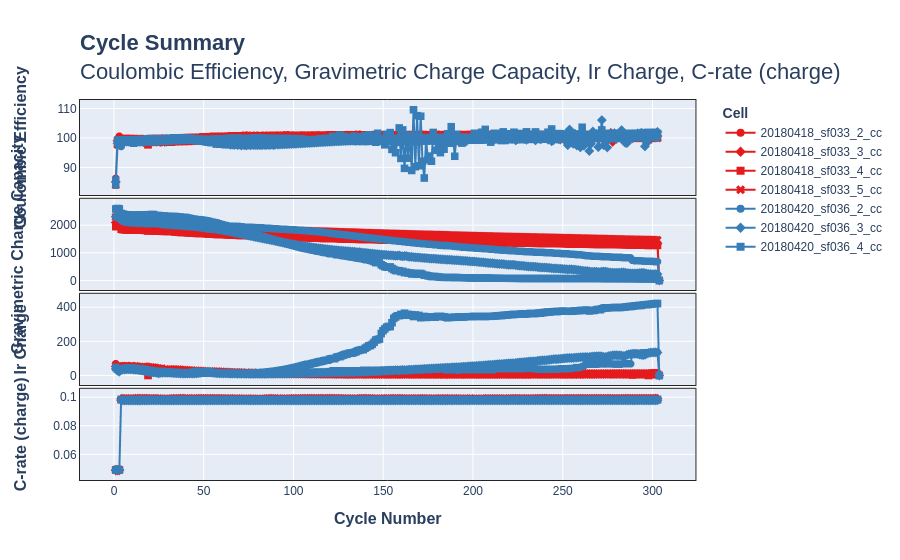

The notebook cell this image was saved under:
### Markdown cell above
To get a visual overview over all cells in your cellpy batch object, we can use the convenient `b.plot()` function. This plots the charge capacity, coulombic efficiency and resistance vs. cycle number. Setting `rate=True` adds a plot of C-rates.

### Code cell
b.plot(rate=True)

### Figure 1 — Plotly figure (JSON) as saved in the notebook; plotly's stock layout.template omitted (floating-point values rounded to 4 significant figures; data arrays with more than 128 entries replaced by an {"elided": "..."} marker saying what was removed)
{"data": [{"hovertemplate": "20180418_sf033_2_cc<br>Group=1<br>Sub-group=1<br>Variable=coulombic_efficiency<br>Cycle number=%{x}<br>Value=%{y}<extra></extra>", "legendgroup": "1", "line": {"color": "rgb(228,26,28)", "dash": "solid"}, "marker": {"size": 8, "symbol": "circle"}, "mode": "lines+markers", "name": "20180418_sf033_2_cc", "showlegend": true, "type": "scattergl", "x": {"elided": "304 int values"}, "xaxis": "x4", "y": {"elided": "304 float values"}, "yaxis": "y4"}, {"hovertemplate": "20180418_sf033_2_cc<br>Group=1<br>Sub-group=1<br>Variable=charge_capacity_gravimetric<br>Cycle number=%{x}<br>Value=%{y}<extra></extra>", "legendgroup": "1", "line": {"color": "rgb(228,26,28)", "dash": "solid"}, "marker": {"size": 8, "symbol": "circle"}, "mode": "lines+markers", "name": "20180418_sf033_2_cc", "showlegend": false, "type": "scattergl", "x": {"elided": "304 int values"}, "xaxis": "x3", "y": {"elided": "304 float values"}, "yaxis": "y3"}, {"hovertemplate": "20180418_sf033_2_cc<br>Group=1<br>Sub-group=1<br>Variable=ir_charge<br>Cycle number=%{x}<br>Value=%{y}<extra></extra>", "legendgroup": "1", "line": {"color": "rgb(228,26,28)", "dash": "solid"}, "marker": {"size": 8, "symbol": "circle"}, "mode": "lines+markers", "name": "20180418_sf033_2_cc", "showlegend": false, "type": "scattergl", "x": {"elided": "304 int values"}, "xaxis": "x2", "y": {"elided": "304 float values"}, "yaxis": "y2"}, {"hovertemplate": "20180418_sf033_2_cc<br>Group=1<br>Sub-group=1<br>Variable=charge_c_rate<br>Cycle number=%{x}<br>Value=%{y}<extra></extra>", "legendgroup": "1", "line": {"color": "rgb(228,26,28)", "dash": "solid"}, "marker": {"size": 8, "symbol": "circle"}, "mode": "lines+markers", "name": "20180418_sf033_2_cc", "showlegend": false, "type": "scattergl", "x": {"elided": "304 int values"}, "xaxis": "x", "y": {"elided": "304 float values"}, "yaxis": "y"}, {"hovertemplate": "20180418_sf033_3_cc<br>Group=1<br>Sub-group=2<br>Variable=coulombic_efficiency<br>Cycle number=%{x}<br>Value=%{y}<extra></extra>", "legendgroup": "1", "line": {"color": "rgb(228,26,28)", "dash": "solid"}, "marker": {"size": 8, "symbol": "diamond"}, "mode": "lines+markers", "name": "20180418_sf033_3_cc", "showlegend": true, "type": "scattergl", "x": {"elided": "304 int values"}, "xaxis": "x4", "y": {"elided": "304 float values"}, "yaxis": "y4"}, {"hovertemplate": "20180418_sf033_3_cc<br>Group=1<br>Sub-group=2<br>Variable=charge_capacity_gravimetric<br>Cycle number=%{x}<br>Value=%{y}<extra></extra>", "legendgroup": "1", "line": {"color": "rgb(228,26,28)", "dash": "solid"}, "marker": {"size": 8, "symbol": "diamond"}, "mode": "lines+markers", "name": "20180418_sf033_3_cc", "showlegend": false, "type": "scattergl", "x": {"elided": "304 int values"}, "xaxis": "x3", "y": {"elided": "304 float values"}, "yaxis": "y3"}, {"hovertemplate": "20180418_sf033_3_cc<br>Group=1<br>Sub-group=2<br>Variable=ir_charge<br>Cycle number=%{x}<br>Value=%{y}<extra></extra>", "legendgroup": "1", "line": {"color": "rgb(228,26,28)", "dash": "solid"}, "marker": {"size": 8, "symbol": "diamond"}, "mode": "lines+markers", "name": "20180418_sf033_3_cc", "showlegend": false, "type": "scattergl", "x": {"elided": "304 int values"}, "xaxis": "x2", "y": {"elided": "304 float values"}, "yaxis": "y2"}, {"hovertemplate": "20180418_sf033_3_cc<br>Group=1<br>Sub-group=2<br>Variable=charge_c_rate<br>Cycle number=%{x}<br>Value=%{y}<extra></extra>", "legendgroup": "1", "line": {"color": "rgb(228,26,28)", "dash": "solid"}, "marker": {"size": 8, "symbol": "diamond"}, "mode": "lines+markers", "name": "20180418_sf033_3_cc", "showlegend": false, "type": "scattergl", "x": {"elided": "304 int values"}, "xaxis": "x", "y": {"elided": "304 float values"}, "yaxis": "y"}, {"hovertemplate": "20180418_sf033_4_cc<br>Group=1<br>Sub-group=3<br>Variable=coulombic_efficiency<br>Cycle number=%{x}<br>Value=%{y}<extra></extra>", "legendgroup": "1", "line": {"color": "rgb(228,26,28)", "dash": "solid"}, "marker": {"size": 8, "symbol": "square"}, "mode": "lines+markers", "name": "20180418_sf033_4_cc", "showlegend": true, "type": "scattergl", "x": {"elided": "304 int values"}, "xaxis": "x4", "y": {"elided": "304 float values"}, "yaxis": "y4"}, {"hovertemplate": "20180418_sf033_4_cc<br>Group=1<br>Sub-group=3<br>Variable=charge_capacity_gravimetric<br>Cycle number=%{x}<br>Value=%{y}<extra></extra>", "legendgroup": "1", "line": {"color": "rgb(228,26,28)", "dash": "solid"}, "marker": {"size": 8, "symbol": "square"}, "mode": "lines+markers", "name": "20180418_sf033_4_cc", "showlegend": false, "type": "scattergl", "x": {"elided": "304 int values"}, "xaxis": "x3", "y": {"elided": "304 float values"}, "yaxis": "y3"}, {"hovertemplate": "20180418_sf033_4_cc<br>Group=1<br>Sub-group=3<br>Variable=ir_charge<br>Cycle number=%{x}<br>Value=%{y}<extra></extra>", "legendgroup": "1", "line": {"color": "rgb(228,26,28)", "dash": "solid"}, "marker": {"size": 8, "symbol": "square"}, "mode": "lines+markers", "name": "20180418_sf033_4_cc", "showlegend": false, "type": "scattergl", "x": {"elided": "304 int values"}, "xaxis": "x2", "y": {"elided": "304 float values"}, "yaxis": "y2"}, {"hovertemplate": "20180418_sf033_4_cc<br>Group=1<br>Sub-group=3<br>Variable=charge_c_rate<br>Cycle number=%{x}<br>Value=%{y}<extra></extra>", "legendgroup": "1", "line": {"color": "rgb(228,26,28)", "dash": "solid"}, "marker": {"size": 8, "symbol": "square"}, "mode": "lines+markers", "name": "20180418_sf033_4_cc", "showlegend": false, "type": "scattergl", "x": {"elided": "304 int values"}, "xaxis": "x", "y": {"elided": "304 float values"}, "yaxis": "y"}, {"hovertemplate": "20180418_sf033_5_cc<br>Group=1<br>Sub-group=4<br>Variable=coulombic_efficiency<br>Cycle number=%{x}<br>Value=%{y}<extra></extra>", "legendgroup": "1", "line": {"color": "rgb(228,26,28)", "dash": "solid"}, "marker": {"size": 8, "symbol": "x"}, "mode": "lines+markers", "name": "20180418_sf033_5_cc", "showlegend": true, "type": "scattergl", "x": {"elided": "304 int values"}, "xaxis": "x4", "y": {"elided": "304 float values"}, "yaxis": "y4"}, {"hovertemplate": "20180418_sf033_5_cc<br>Group=1<br>Sub-group=4<br>Variable=charge_capacity_gravimetric<br>Cycle number=%{x}<br>Value=%{y}<extra></extra>", "legendgroup": "1", "line": {"color": "rgb(228,26,28)", "dash": "solid"}, "marker": {"size": 8, "symbol": "x"}, "mode": "lines+markers", "name": "20180418_sf033_5_cc", "showlegend": false, "type": "scattergl", "x": {"elided": "304 int values"}, "xaxis": "x3", "y": {"elided": "304 float values"}, "yaxis": "y3"}, {"hovertemplate": "20180418_sf033_5_cc<br>Group=1<br>Sub-group=4<br>Variable=ir_charge<br>Cycle number=%{x}<br>Value=%{y}<extra></extra>", "legendgroup": "1", "line": {"color": "rgb(228,26,28)", "dash": "solid"}, "marker": {"size": 8, "symbol": "x"}, "mode": "lines+markers", "name": "20180418_sf033_5_cc", "showlegend": false, "type": "scattergl", "x": {"elided": "304 int values"}, "xaxis": "x2", "y": {"elided": "304 float values"}, "yaxis": "y2"}, {"hovertemplate": "20180418_sf033_5_cc<br>Group=1<br>Sub-group=4<br>Variable=charge_c_rate<br>Cycle number=%{x}<br>Value=%{y}<extra></extra>", "legendgroup": "1", "line": {"color": "rgb(228,26,28)", "dash": "solid"}, "marker": {"size": 8, "symbol": "x"}, "mode": "lines+markers", "name": "20180418_sf033_5_cc", "showlegend": false, "type": "scattergl", "x": {"elided": "304 int values"}, "xaxis": "x", "y": {"elided": "304 float values"}, "yaxis": "y"}, {"hovertemplate": "20180420_sf036_2_cc<br>Group=2<br>Sub-group=1<br>Variable=coulombic_efficiency<br>Cycle number=%{x}<br>Value=%{y}<extra></extra>", "legendgroup": "2", "line": {"color": "rgb(55,126,184)", "dash": "solid"}, "marker": {"size": 8, "symbol": "circle"}, "mode": "lines+markers", "name": "20180420_sf036_2_cc", "showlegend": true, "type": "scattergl", "x": {"elided": "304 int values"}, "xaxis": "x4", "y": {"elided": "304 float values"}, "yaxis": "y4"}, {"hovertemplate": "20180420_sf036_2_cc<br>Group=2<br>Sub-group=1<br>Variable=charge_capacity_gravimetric<br>Cycle number=%{x}<br>Value=%{y}<extra></extra>", "legendgroup": "2", "line": {"color": "rgb(55,126,184)", "dash": "solid"}, "marker": {"size": 8, "symbol": "circle"}, "mode": "lines+markers", "name": "20180420_sf036_2_cc", "showlegend": false, "type": "scattergl", "x": {"elided": "304 int values"}, "xaxis": "x3", "y": {"elided": "304 float values"}, "yaxis": "y3"}, {"hovertemplate": "20180420_sf036_2_cc<br>Group=2<br>Sub-group=1<br>Variable=ir_charge<br>Cycle number=%{x}<br>Value=%{y}<extra></extra>", "legendgroup": "2", "line": {"color": "rgb(55,126,184)", "dash": "solid"}, "marker": {"size": 8, "symbol": "circle"}, "mode": "lines+markers", "name": "20180420_sf036_2_cc", "showlegend": false, "type": "scattergl", "x": {"elided": "304 int values"}, "xaxis": "x2", "y": {"elided": "304 float values"}, "yaxis": "y2"}, {"hovertemplate": "20180420_sf036_2_cc<br>Group=2<br>Sub-group=1<br>Variable=charge_c_rate<br>Cycle number=%{x}<br>Value=%{y}<extra></extra>", "legendgroup": "2", "line": {"color": "rgb(55,126,184)", "dash": "solid"}, "marker": {"size": 8, "symbol": "circle"}, "mode": "lines+markers", "name": "20180420_sf036_2_cc", "showlegend": false, "type": "scattergl", "x": {"elided": "304 int values"}, "xaxis": "x", "y": {"elided": "304 float values"}, "yaxis": "y"}, {"hovertemplate": "20180420_sf036_3_cc<br>Group=2<br>Sub-group=2<br>Variable=coulombic_efficiency<br>Cycle number=%{x}<br>Value=%{y}<extra></extra>", "legendgroup": "2", "line": {"color": "rgb(55,126,184)", "dash": "solid"}, "marker": {"size": 8, "symbol": "diamond"}, "mode": "lines+markers", "name": "20180420_sf036_3_cc", "showlegend": true, "type": "scattergl", "x": {"elided": "304 int values"}, "xaxis": "x4", "y": {"elided": "304 float values"}, "yaxis": "y4"}, {"hovertemplate": "20180420_sf036_3_cc<br>Group=2<br>Sub-group=2<br>Variable=charge_capacity_gravimetric<br>Cycle number=%{x}<br>Value=%{y}<extra></extra>", "legendgroup": "2", "line": {"color": "rgb(55,126,184)", "dash": "solid"}, "marker": {"size": 8, "symbol": "diamond"}, "mode": "lines+markers", "name": "20180420_sf036_3_cc", "showlegend": false, "type": "scattergl", "x": {"elided": "304 int values"}, "xaxis": "x3", "y": {"elided": "304 float values"}, "yaxis": "y3"}, {"hovertemplate": "20180420_sf036_3_cc<br>Group=2<br>Sub-group=2<br>Variable=ir_charge<br>Cycle number=%{x}<br>Value=%{y}<extra></extra>", "legendgroup": "2", "line": {"color": "rgb(55,126,184)", "dash": "solid"}, "marker": {"size": 8, "symbol": "diamond"}, "mode": "lines+markers", "name": "20180420_sf036_3_cc", "showlegend": false, "type": "scattergl", "x": {"elided": "304 int values"}, "xaxis": "x2", "y": {"elided": "304 float values"}, "yaxis": "y2"}, {"hovertemplate": "20180420_sf036_3_cc<br>Group=2<br>Sub-group=2<br>Variable=charge_c_rate<br>Cycle number=%{x}<br>Value=%{y}<extra></extra>", "legendgroup": "2", "line": {"color": "rgb(55,126,184)", "dash": "solid"}, "marker": {"size": 8, "symbol": "diamond"}, "mode": "lines+markers", "name": "20180420_sf036_3_cc", "showlegend": false, "type": "scattergl", "x": {"elided": "304 int values"}, "xaxis": "x", "y": {"elided": "304 float values"}, "yaxis": "y"}, {"hovertemplate": "20180420_sf036_4_cc<br>Group=2<br>Sub-group=3<br>Variable=coulombic_efficiency<br>Cycle number=%{x}<br>Value=%{y}<extra></extra>", "legendgroup": "2", "line": {"color": "rgb(55,126,184)", "dash": "solid"}, "marker": {"size": 8, "symbol": "square"}, "mode": "lines+markers", "name": "20180420_sf036_4_cc", "showlegend": true, "type": "scattergl", "x": {"elided": "304 int values"}, "xaxis": "x4", "y": {"elided": "304 float values"}, "yaxis": "y4"}, {"hovertemplate": "20180420_sf036_4_cc<br>Group=2<br>Sub-group=3<br>Variable=charge_capacity_gravimetric<br>Cycle number=%{x}<br>Value=%{y}<extra></extra>", "legendgroup": "2", "line": {"color": "rgb(55,126,184)", "dash": "solid"}, "marker": {"size": 8, "symbol": "square"}, "mode": "lines+markers", "name": "20180420_sf036_4_cc", "showlegend": false, "type": "scattergl", "x": {"elided": "304 int values"}, "xaxis": "x3", "y": {"elided": "304 float values"}, "yaxis": "y3"}, {"hovertemplate": "20180420_sf036_4_cc<br>Group=2<br>Sub-group=3<br>Variable=ir_charge<br>Cycle number=%{x}<br>Value=%{y}<extra></extra>", "legendgroup": "2", "line": {"color": "rgb(55,126,184)", "dash": "solid"}, "marker": {"size": 8, "symbol": "square"}, "mode": "lines+markers", "name": "20180420_sf036_4_cc", "showlegend": false, "type": "scattergl", "x": {"elided": "304 int values"}, "xaxis": "x2", "y": {"elided": "304 float values"}, "yaxis": "y2"}, {"hovertemplate": "20180420_sf036_4_cc<br>Group=2<br>Sub-group=3<br>Variable=charge_c_rate<br>Cycle number=%{x}<br>Value=%{y}<extra></extra>", "legendgroup": "2", "line": {"color": "rgb(55,126,184)", "dash": "solid"}, "marker": {"size": 8, "symbol": "square"}, "mode": "lines+markers", "name": "20180420_sf036_4_cc", "showlegend": false, "type": "scattergl", "x": {"elided": "304 int values"}, "xaxis": "x", "y": {"elided": "304 float values"}, "yaxis": "y"}], "layout": {"annotations": [{"font": {}, "showarrow": false, "text": "", "textangle": 90, "x": 0.98, "xanchor": "left", "xref": "paper", "y": 0.1138, "yanchor": "middle", "yref": "paper"}, {"font": {}, "showarrow": false, "text": "", "textangle": 90, "x": 0.98, "xanchor": "left", "xref": "paper", "y": 0.3713, "yanchor": "middle", "yref": "paper"}, {"font": {}, "showarrow": false, "text": "", "textangle": 90, "x": 0.98, "xanchor": "left", "xref": "paper", "y": 0.6288, "yanchor": "middle", "yref": "paper"}, {"font": {}, "showarrow": false, "text": "", "textangle": 90, "x": 0.98, "xanchor": "left", "xref": "paper", "y": 0.8862, "yanchor": "middle", "yref": "paper"}], "autosize": true, "legend": {"orientation": "v", "title": {"text": "<b>Cell</b>"}, "tracegroupgap": 0}, "showlegend": true, "title": {"text": "<b>Cycle Summary</b><br>Coulombic Efficiency, Gravimetric Charge Capacity, Ir Charge, C-rate (charge)"}, "xaxis": {"anchor": "y", "autorange": true, "domain": [0, 0.98], "range": [-17.85, 322.8], "title": {"text": "<b>Cycle Number</b>"}, "type": "linear"}, "xaxis2": {"anchor": "y2", "autorange": true, "domain": [0, 0.98], "matches": "x", "range": [-17.85, 322.8], "showticklabels": false, "type": "linear"}, "xaxis3": {"anchor": "y3", "autorange": true, "domain": [0, 0.98], "matches": "x", "range": [-17.85, 322.8], "showticklabels": false, "type": "linear"}, "xaxis4": {"anchor": "y4", "autorange": true, "domain": [0, 0.98], "matches": "x", "range": [-17.85, 322.8], "showticklabels": false, "type": "linear"}, "yaxis": {"anchor": "x", "autorange": true, "domain": [0, 0.24], "range": [0.04465, 0.1033], "title": {"text": "<b>C-rate (charge)</b>"}, "type": "linear"}, "yaxis2": {"anchor": "x2", "autorange": true, "domain": [0.25, 0.49], "range": [-34.61, 456.9], "title": {"text": "<b>Ir Charge</b>"}, "type": "linear"}, "yaxis3": {"anchor": "x3", "autorange": true, "domain": [0.5, 0.74], "range": [-213.8, 2823.0], "title": {"text": "<b>Gravimetric Charge Capacity</b>"}, "type": "linear"}, "yaxis4": {"anchor": "x4", "autorange": true, "domain": [0.75, 1], "range": [81.9, 111.6], "title": {"text": "<b>Coulombic Efficiency</b>"}, "type": "linear"}}}
